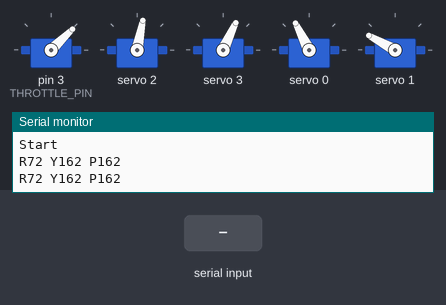
A sketch run on a simulated Arduino Uno, built with avr-gcc and run on an emulated ATmega328P. Parts: 5 × servo, the last lines printed to the serial monitor. Inputs (shaded band) come from the test bench.

Above: at 27.4 s.
27.5 s: "W,45\n" received over the second serial link
At 46.4 s:
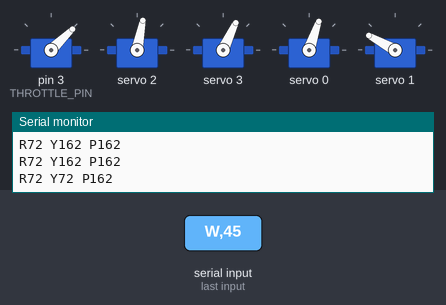
47.5 s: "R,45\n" received over the second serial link
At 66.7 s:
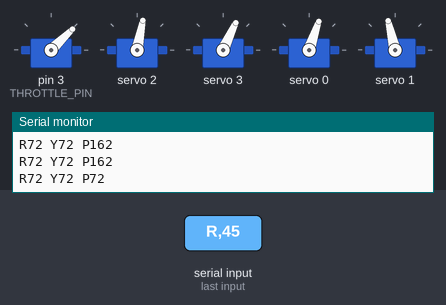
67.5 s: "W90\n" received over the second serial link
At 87.0 s:
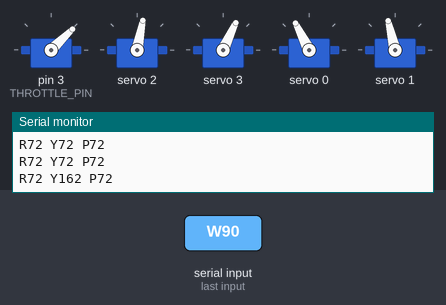
Timing chart, 0 to 88.5 s (numbered marks = the images above; inputs shaded):
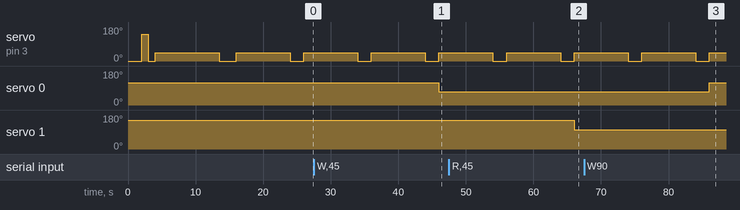

Measured:
- after the input at 27.5 s, servo 0: 117° → 71° after 18.5 s
- after the input at 47.5 s, servo 1: 151° → 103° after 18.5 s
- after the input at 67.5 s, servo 0: 71° → 117° after 18.5 s
- by itself, servo on pin 3 (THROTTLE_PIN): alternates 44° for 8.0 s and 0° for 2.0 s

The sketch:

motorTestCode.ino
```cpp
#include <Adafruit_PWMServoDriver.h>
#include <Wire.h>
#include  <Servo.h>
#include <SoftwareSerial.h>

#define rudderPin 0
#define elevatorPin 1
#define aileronLPin 2
#define aileronRPin 3

#if defined(ESP8266)
const int RUDDER_PIN = 14; // D5
const int ELEVATOR_PIN = 12; // D6
const int AILERONR_PIN = 13; // D7
const int AILERONL_PIN = 0; // D7  //<-- change this pin to match the right one.
#elif defined(ESP32)
const int RUDDER_PIN = 5;
const int ELEVATOR_PIN = 18;
const int AILERONR_PIN = 19;
const int AILERONL_PIN = 0; //<-- change this pin to match the right one.
#else
const int THROTTLE_PIN = 3;
#endif

const int RUDDER_START = 200;//220
const int RUDDER_END = 430;//430
const int ELEVATOR_START = 300;
const int ELEVATOR_END = 540;
const int AILERONL_START = 120;
const int AILERONL_END = 550;
const int AILERONR_START = 125;
const int AILERONR_END = 560;

const int CONTROLLER_CONSTANT = 9;
const int MOTOR_START = 1000;
const int MOTOR_END = 2000;


// called this way, it uses the default address 0x40
Adafruit_PWMServoDriver pwm = Adafruit_PWMServoDriver();
// you can also call it with a different address you want
//Adafruit_PWMServoDriver pwm = Adafruit_PWMServoDriver(0x41);
// you can also call it with a different address and I2C interface
//Adafruit_PWMServoDriver pwm = Adafruit_PWMServoDriver(&Wire, 0x40);
SoftwareSerial HC12(10, 11); // HC-12 TX Pin, HC-12 RX Pin

Servo ESC;


int movement[4];
int throttleVelocity = -1; //from 0-180

void setup() {
  // put your setup code here, to run once:
  Serial.begin(9600);
  Serial.println("Start");
  ESC.attach(THROTTLE_PIN);
  HC12.begin(9600);

  ESC.write(0);
  delay(2000);
  ESC.write(MOTOR_END);
  delay(1000);
  ESC.write(0);
  delay(1000);
  ESC.write(1000);
  delay(1000);

  pwm.begin();
  pwm.setPWMFreq(60);

  delay(500);
  yield();
}
String num;
int incomingByte;
void loop() {
  /////////////
//motor code/////////////////////////////////////////////////////////////////
//////////////
//String in = "";

  int pos=0;
  while (HC12.available()) {        // If HC-12 has data

    char input = HC12.read();// Send the data to Serial monitor
    //Serial.print(input);
    if(input == 'Q'){
      pos=0;
      //Serial.print("Q");
    }else if(input == 'W'){
      pos=1;
      //Serial.print("W");
    }else if(input == 'E'){
      pos=2;
      //Serial.print("E");
    }else if(input == 'R'){
      pos=3;
      //Serial.print("R");
    }else if(input == '\n'){
      //Serial.println();
    }else if(isDigit(input)){
      movement[pos] = input - '0';
      //Serial.print(movement[pos]);
    }
//    if (input == '\n') break;
//    in += input;


  }


////////////////////////////////////////////////////////////////////////////

  ESC.write(1000);
  delay(8000);
  //ESC.write(1050);
  //delay(2000);
  ESC.write(0);
  delay(2000);
  change();
}


void change(){
  movement[0] = 5; //<=----- TAKING OUT THE AILERON CUZ THEY INTERFERENCE
  rolll(18*(CONTROLLER_CONSTANT-movement[0]));
  yaww(18*(CONTROLLER_CONSTANT-movement[1]));
  int throttleChange = 18*(CONTROLLER_CONSTANT-movement[2]) - 72;
  int throttleVelocity = 18*(CONTROLLER_CONSTANT-movement[2]);

  pitchh(18*(CONTROLLER_CONSTANT-movement[3]));
  //ESC.write(1200);
  throttleAccel(throttleChange);
  //throttle(throttleVelocity); //<<=---------- you have to input the change in throttleAccel code to change throttle Velocity when u move the joystick
//  Serial.print(18*(CONTROLLER_CONSTANT-movement[0]));
//  Serial.print(" ");
//  Serial.print(18*(CONTROLLER_CONSTANT-movement[1]));
//  Serial.print(" ");
//  Serial.print(throttleVelocity);
//  Serial.print(" ");
//  Serial.print(18*(CONTROLLER_CONSTANT-movement[3]));
//  Serial.print(" ");
  Serial.println();
}


/**
 * Changes the pwm value according to throttleVelocity
 */
void throttle(int num){
  int value = 0;
  if(num < 0){
    ESC.write(0);
  }else if (num >= 0 && num <=180){
    value = ((num/180.0)*(MOTOR_END-MOTOR_START))+MOTOR_START+100;
    ESC.write(value);
  }
  Serial.print("T");
  Serial.print(value);
  //Serial.print(throttleVelocity);
  Serial.print(" ");
}

/**
 * Changes throttleVelocity depending on the input of the function. It works by having
 * every loop change the pwm frequency to the throttleVelocity value.
 */
void throttleAccel(int accel){
  //int accel =
  if(throttleVelocity == -1 && accel > 0){
    throttleVelocity = 0;
    delay(500);
  }
  else if ((throttleVelocity +accel) >180){
    throttleVelocity = 180;
  }
  else if ((throttleVelocity + accel)<0){
    throttleVelocity = -1;
  }else if ((throttleVelocity + accel)>0 && (throttle+accel) <180){
    throttleVelocity +=accel;
  }
}

/**
 * Tests once at the start of the program to make sure everything is working.
 */
void testing(){
  Serial.println("Start Test.");
    for(int i=0; i<4; i++){
      setServo(i,0);
      delay(500);
      setServo(i,90);
      delay(500);
      setServo(i,180);
      delay(500);
      setServo(i,90);
      delay(500);
    Serial.println("Testing Pin: " + i);
  }
  Serial.println("Finished Test.");
  delay(1000);
}
/**
 * Takes in two arguments, the pin for the servo, and 0-180 for the degree.
 */
void setServo(int pin, int degree){
  //degree between 0-180
  if(pin == 0){
    pwm.setPWM(rudderPin, 0, calculate(pin,degree)); //100-550, 0-180;
  }else if (pin ==1){
    pwm.setPWM(elevatorPin, 0, calculate(pin,degree)); //290-600, 0,180;
  }else if (pin ==2){
    pwm.setPWM(aileronLPin, 0, calculate(pin,degree));
  }else if (pin ==3){
    pwm.setPWM(aileronRPin, 0, calculate(pin,degree)); //125-342-560, 0-180;
  }
  //Serial.println(""+Pin+ ", "+ degree);
}
int calculate(int pin, int degree){
  int startVal=0, endVal=0;
  if(pin==0){
    startVal = RUDDER_START;
    endVal = RUDDER_END;
  }else if(pin==1){
    startVal = ELEVATOR_START;
    endVal = ELEVATOR_END;
  }else if(pin==2){
    startVal = AILERONL_START;
    endVal = AILERONL_END;
  }else if(pin==3){
    startVal = AILERONR_START;
    endVal = AILERONR_END;
  }
  return (((degree/180.0)*(endVal-startVal))+startVal);
}
/**
 * From zero to 100 percent, 0 to 180;
 */
void pitchh(int degree){
  if(degree>=0 && degree<=180){
  setServo(1, degree);
  }
  Serial.print("P");
  Serial.print(degree);
  Serial.print(" ");
}
/**
 * 180 to the right, 0 to the left
 */
void rolll(int degree){
  if(degree>=0 && degree<=180){
  setServo(2, degree +18); //<---------------------------------------------------------------------------DANGEROUS
  setServo(3, degree);
  }
  Serial.print("R");
  Serial.print(degree);
  Serial.print(" ");
}

void yaww(int degree){
  if(degree>=0 && degree<=180){
  setServo(0, degree+18); //<---------------------------------------------------------------------------DANGEROUS
  }
  Serial.print("Y");
  Serial.print(degree);
  Serial.print(" ");
}

/**
 * Increases the throw for the rudder and elevator
 */
void fullMotionRangeSettings(){
//  RUDDER_START = 100;
//  RUDDER_END = 550;
//  ELEVATOR_START = 240;
//  ELEVATOR_END = 600;
//  AILERONL_START = 120;
//  AILERONL_END = 550;
//  AILERONR_START = 125;
//  AILERONR_END = 560;
}
```
